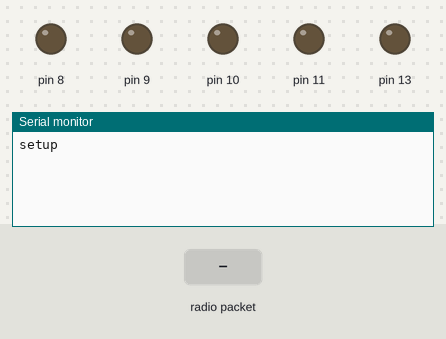
Bench run of a sketch on a simulated Arduino Uno, built with avr-gcc and run on an emulated ATmega328P. On the bench: output pins drawn as LEDs (lit = HIGH), the last lines printed to the serial monitor. The inputs (shaded band) are chosen by the test bench. No radio packets arrive unless stated.

Above: at 1.2 s.
1.3 s: radio packet "1" arrives
At 1.7 s:
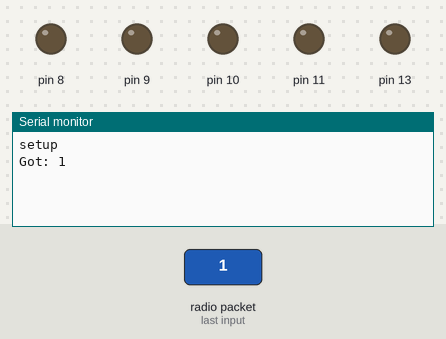
2.8 s: radio packet "2" arrives
At 4.0 s:
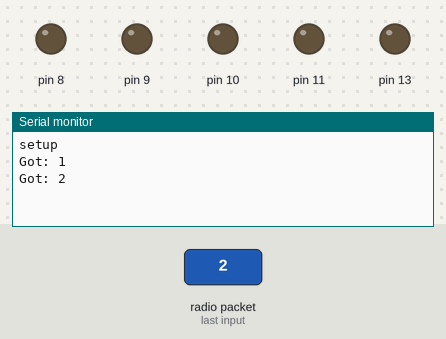
4.3 s: radio packet "3" arrives
At 5.1 s:
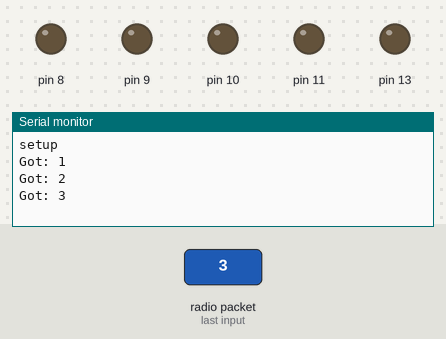
5.8 s: radio packet "4" arrives
At 6.3 s:
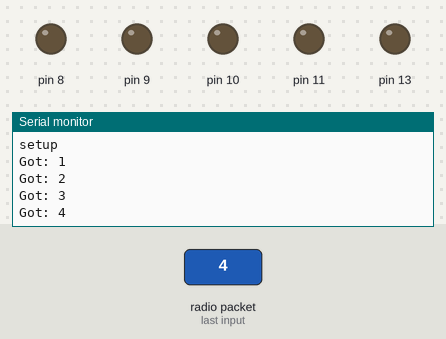
Timing chart, 0 to 8.3 s (numbered marks = the images above; inputs shaded):
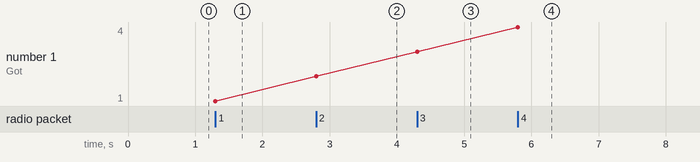

Measured:
- after the input at 1.3 s, the serial monitor: prints a new line at once (image 1)
- after the input at 2.8 s, the serial monitor: prints a new line at once (image 2)
- after the input at 4.3 s, the serial monitor: prints a new line at once (image 3)
- after the input at 5.8 s, the serial monitor: prints a new line at once (image 4)
- plotted number 1: 1 → 2 after the input at 2.8 s, 2 → 3 after the input at 4.3 s, 3 → 4 after the input at 5.8 s

The sketch:

Rx.ino
```cpp
// RF ASK Tx and Rx Example
// Created in 2011 by NPoole @ SparkFun Electronics
//
// This code depends on the VirtualWire Library for Arduino and is
// based on the example code provided by Mike McCauley (mikem@open.com.au)
// To download the most recent VirtualWire Library =>
// http://www.airspayce.com/mikem/arduino/VirtualWire/index.html
// See VirtualWire.h for detailed API docs.
//
// This example shows how to use the VirtualWire library to send and receive
// simple messages and use them to control digital I/O pins. Buttons are
// connected to the transmitting Arduino on pins 8-11, a 10kOhm resistor, and ground.
// Pin 13 is enabled as a status LED to indicate when characters are being sent.
//
// For the receiving side, they are set up in the same fashion, where LEDs are
// connected to the receiving Arduino on pins 8-11. When a button is pressed on the
// transmitter, the corresponding LED will light on the receiver if the character
// matches what is expected.
// Pin 13 is enabled as a status LED to indicate when characters are being received.
//
// Note: If Rx code compiled in Arduino 0023 and below, the serial monitor will output
// in characters. If Rx code is compiled in Arduino 1.0+, the serial monitor will
// output the decimal value of the ASCII character.

// RECEIVER CODE
#include <VirtualWire.h>

void setup()
{
  Serial.begin(9600);	// Debugging only
  Serial.println("setup");

  //Initialize the IO and ISR
  vw_set_ptt_inverted(true); // Required for DR3100
  vw_setup(2000);	    // Bits per sec
  vw_set_rx_pin(3);         //Pin 2 is connected to "Digital Output" of receiver
  vw_rx_start();           // Start the receiver PLL running

  //Set pins for LED Output
  pinMode(8, OUTPUT);
  pinMode(9, OUTPUT);
  pinMode(10, OUTPUT);
  pinMode(11, OUTPUT);

  //Set pin for LED as status indicator
  pinMode (13, OUTPUT);
}

void loop()
{
  //Initialize LEDs
  digitalWrite(8, LOW);
  digitalWrite(9, LOW);
  digitalWrite(10, LOW);
  digitalWrite(11, LOW);

  //Set buffer array based on max message length
  uint8_t buf[VW_MAX_MESSAGE_LEN];

  //Set variable to indicate buffer length
  uint8_t buflen = VW_MAX_MESSAGE_LEN;

  if (vw_get_message(buf, &buflen)) // Non-blocking
  {
    // Flash status LED to show received data
    digitalWrite(13, true);

    // Message with a good checksum received, dump it.
    Serial.print("Got: ");

    for (int i = 0; i < buflen; i++)
    {

      // Print message received in buffer through this loop
      Serial.print((char)buf[i]);
      //add space to distinguish characters from each other if showing ASCII decimal #
      //Serial.print(" ");

      //if character received matches, turn on associated LED
      if(buf[i] == '1'){
        digitalWrite(8, HIGH);
      }
      if(buf[i] == '2'){
        digitalWrite(9, HIGH);
      }
      if(buf[i] == '3'){
        digitalWrite(10, HIGH);
      }
      if(buf[i] == '4'){
        digitalWrite(11, HIGH);
      }
    }
    //Print next character on new line
    Serial.println("");

    //Turn off status LED
    digitalWrite(13, false);
  }
}
```
